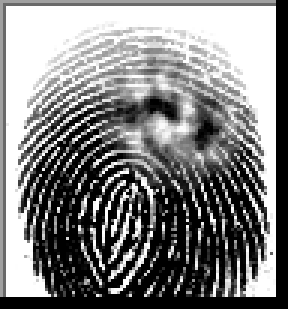
#> input picture Codes/Project Dataset/Train/finger1 (1).BMP, 96 x 103 px (shown 3 times larger)
$ python -i Evaluate_Results.py   (imports and definitions only)
#> lines starting #> are read from the running program, lines starting #| are printed output that depends on the picture; after the words box and inside, x2 and y2 are one past the last pixel; in counts of white or black regions, pixels touching at a corner belong together
# %%
import numpy as np
import os
import pickle
import cv2
import matplotlib.pyplot as plt
from skimage.morphology import convex_hull_image, erosion, square

import skimage
from skimage.filters import threshold_otsu as otsu
from skimage.filters import unsharp_mask as unsharp
from skimage.metrics import structural_similarity as ssim
import re

# %%
parent_dir=os.getcwd()
train_dir = os.path.join(parent_dir, 'Project Dataset/Train/')
test_dir = os.path.join(parent_dir, 'Project Dataset/Test/')
out_dir = os.path.join(parent_dir, 'Project Dataset/Output Report/')
template_dir = os.path.join(parent_dir, 'Project Dataset/Templates/')

def getTerminationBifurcation(img, mask):
    img = img == 255;
    (rows, cols) = img.shape;
    minutiaeTerm = np.zeros(img.shape);
    minutiaeBif = np.zeros(img.shape);

    for i in range(1,rows-1):
        for j in range(1,cols-1):
            if(img[i][j] == 1):
                block = img[i-1:i+2,j-1:j+2];
                block_val = np.sum(block);
                if(block_val == 2):
                    minutiaeTerm[i,j] = 1;
                elif(block_val == 4):
                    minutiaeBif[i,j] = 1;

    mask = convex_hull_image(mask>0)

    mask = erosion(mask, square(2))

    minutiaeTerm = np.uint8(mask)*minutiaeTerm
    minutiaeBif = np.uint8(mask)*minutiaeBif
    return(minutiaeTerm, minutiaeBif)

def sorted_alphanumeric(data):
    convert = lambda text: int(text) if text.isdigit() else text.lower()
    alphanum_key = lambda key: [ convert(c) for c in re.split('([0-9]+)', key) ]
    return sorted(data, key=alphanum_key)

# %%


def ShowResults(skel, TermLabel, BifLabel,st=''):
    minutiaeBif = TermLabel * 0
    #print(np.shape(minutiaeBif))
    minutiaeTerm = BifLabel * 0

    (rows, cols) = skel.shape
    DispImg = np.zeros((rows, cols, 3), np.uint8)
    #DispImg[:, :, 0] = skel;
    DispImg[:, :, 1] = skel
    #DispImg[:, :, 2] = skel;

    RP = skimage.measure.regionprops(BifLabel)
    for idx, i in enumerate(RP):
        (row, col) = np.int16(np.round(i['Centroid']))
        minutiaeBif[row, col] = 1
        (rr, cc) = skimage.draw.circle_perimeter(row, col, 2)
        skimage.draw.set_color(DispImg, (rr, cc), (255, 0, 0))


    RP = skimage.measure.regionprops(TermLabel)
    for idx, i in enumerate(RP):
        (row, col) = np.int16(np.round(i['Centroid']))
        minutiaeTerm[row, col] = 1
        (rr, cc) = skimage.draw.circle_perimeter(row, col, 2)
        #skimage.draw.set_color(DispImg, (rr, cc), (0, 0, 255));

    plt.figure(figsize=(10,10))
    plt.title("Minutiae extraction results "+st)
    plt.imshow(DispImg)

    return minutiaeBif, minutiaeTerm


# %%
def process_image(img_name):
#> called with img_name = 'Project Dataset/Train/finger1 (1).BMP'
    img = cv2.imread(img_name)
#> img is the input picture: shape (103, 96, 3); min 0, max 255, mean 129.4
    #print(img.shape)
    img = cv2.cvtColor(img, cv2.COLOR_BGR2GRAY)
#> img: shape (103, 96)
    #img=cv2.resize(img,(256,256))
    img=img[5:img.shape[0]-5,5:img.shape[1]-5]
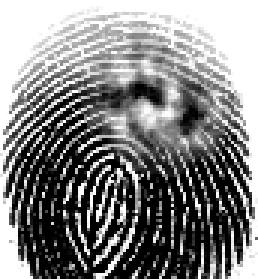
#> img: shape (93, 86) (shown 3 times larger); min 0, max 255, mean 131.9

    img=unsharp(img,radius=3,amount=2)
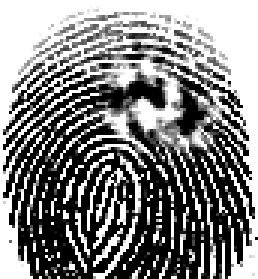
#> img: shape (93, 86) float64 (shown 3 times larger); min 0, max 1, mean 0.514
    THRESHOLD1=otsu(img)
#> THRESHOLD1 = 0.506


    img = np.array(img > THRESHOLD1).astype(int)
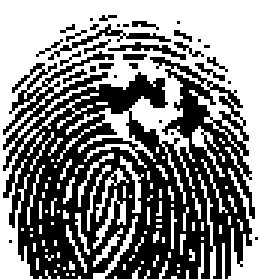
#> img: shape (93, 86) int64 (shown 3 times larger); values 0 (black) and 1 (white), 50.8% white; black in thin lines or dots
    #invert 1 to 0 and 0 to 1
    img = 1 - img
#> img: shape (93, 86) int64; values 0 (black) and 1 (white), 49.2% white in thin lines or dots


    skel = skimage.morphology.skeletonize(img)
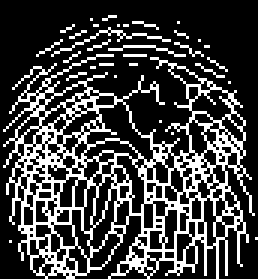
#> skel: shape (93, 86) bool (shown 3 times larger); 25.7% white in thin lines or dots
    skel =skel*255
#> skel: shape (93, 86) int64; 25.7% white in thin lines or dots


    mask = img*255
#> mask: shape (93, 86) int64; 49.2% white in thin lines or dots


    (minutiaeTerm, minutiaeBif) = getTerminationBifurcation(skel, mask)
#> after the loop in getTerminationBifurcation, `for i in range(1,rows-1):`:
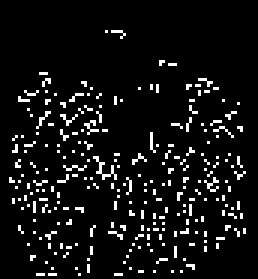
#> minutiaeBif: shape (93, 86) float64 (shown 3 times larger); values 0 (black) and 1 (white), 7.1% white in thin lines or dots, all inside (x1, y1, x2, y2) = (3, 10, 82, 92)
#> after the loop in getTerminationBifurcation, `for i in range(1,rows-1):`:
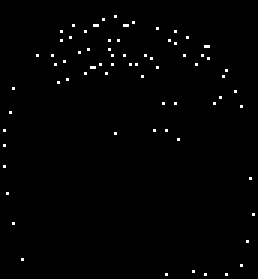
#> minutiaeTerm: shape (93, 86) float64 (shown 3 times larger); values 0 (black) and 1 (white), 0.95% white in thin lines or dots
#> in getTerminationBifurcation, `mask = convex_hull_image(mask>0)`: mask: shape (93, 86) bool; 80.6% white; 2 black regions, box (x1, y1, x2, y2) and area: (0, 0, 86, 93) 1498, (76, 80, 86, 93) 57
#> in getTerminationBifurcation, `mask = erosion(mask, square(2))`:
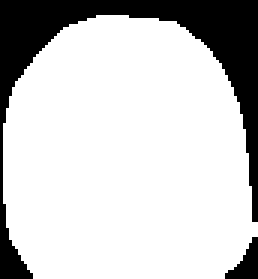
#> mask: shape (93, 86) bool (shown 3 times larger); 79.3% white; 2 black regions, box (x1, y1, x2, y2) and area: (0, 0, 86, 93) 1577, (75, 79, 86, 93) 81
#> in getTerminationBifurcation, `minutiaeTerm = np.uint8(mask)*minutiaeTerm`: minutiaeTerm: shape (93, 86) float64; values 0 (black) and 1 (white), 0.85% white in thin lines or dots, all inside (x1, y1, x2, y2) = (1, 5, 83, 92)
    return minutiaeTerm, minutiaeBif,skel

# %%
template_file=os.path.join(template_dir,'template_with_labels.txt')
# [2 lines not run here, left out]


# %%
train_files=os.listdir(train_dir)
train_files=sorted_alphanumeric(train_files)

# [1 line that did not run here, left out]
# [1 line that did not run here, left out]


# %%
# [101 lines not run here, left out]


>>> result = process_image('Project Dataset/Train/finger1 (1).BMP')

$ run again, on Codes/Project Dataset/Train/finger2 (2).BMP
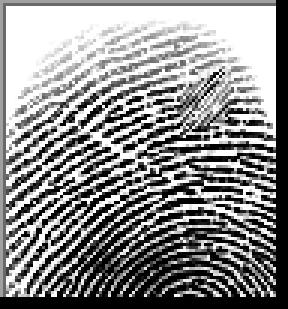
#> input picture Codes/Project Dataset/Train/finger2 (2).BMP, 96 x 103 px (shown 3 times larger)
#> in process_image, img is the input picture: shape (103, 96, 3); min 0, max 255, mean 139.8
#> THRESHOLD1 = 0.502
#> in process_image, `img = np.array(img > THRESHOLD1).astype(int)`:
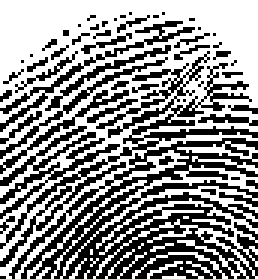
#> img: shape (93, 86) int64 (shown 3 times larger); values 0 (black) and 1 (white), 56% white; black in thin lines or dots
#> in getTerminationBifurcation, `mask = erosion(mask, square(2))`:
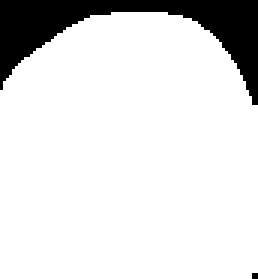
#> mask: shape (93, 86) bool (shown 3 times larger); 87.3% white; 2 black regions (1 under 20 px), largest, box (x1, y1, x2, y2) and area: (0, 0, 86, 35) 1013
